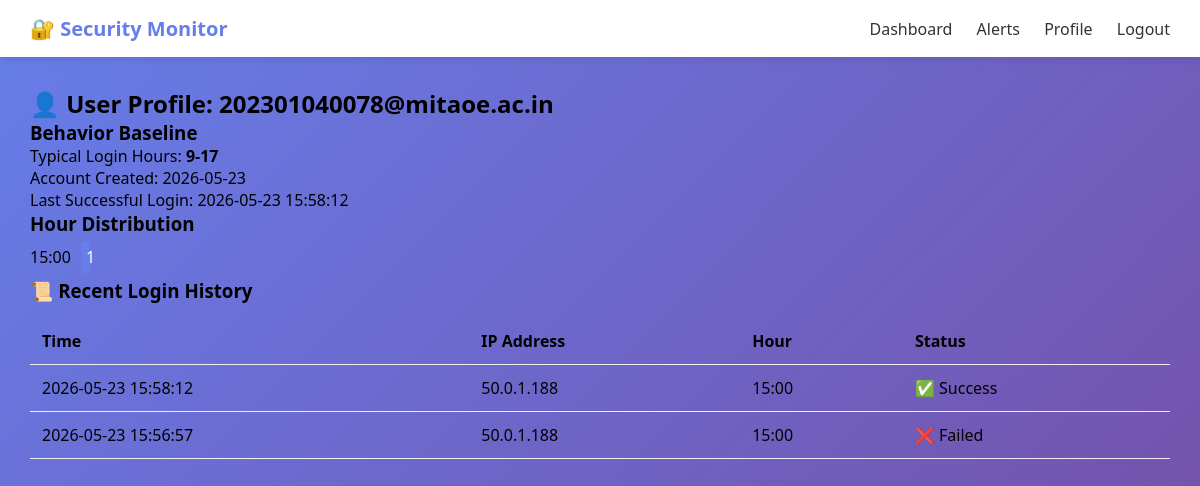
Screenshot of /profile (signed in) with the database file from the repository.
### database.py (models this page shows)
class User(db.Model):
    __tablename__ = 'users'
    id = db.Column(db.Integer, primary_key=True)
    username = db.Column(db.String(80), unique=True, nullable=False)
    password_hash = db.Column(db.String(200), nullable=False)
    email = db.Column(db.String(120))
    role = db.Column(db.String(50), default='user')
    failed_attempts = db.Column(db.Integer, default=0)
    is_locked = db.Column(db.Boolean, default=False)
    lockout_until = db.Column(db.DateTime, nullable=True)
    last_successful_login = db.Column(db.DateTime, nullable=True)
    baseline_hours = db.Column(db.String(100), default="9-17")  # e.g., "9-17" or "0-23"
    created_at = db.Column(db.DateTime, default=datetime.utcnow)

class LoginAttempt(db.Model):
    __tablename__ = 'login_attempts'
    id = db.Column(db.Integer, primary_key=True)
    username = db.Column(db.String(80), nullable=False)
    ip_address = db.Column(db.String(45), nullable=False)
    timestamp = db.Column(db.DateTime, default=datetime.utcnow)
    hour = db.Column(db.Integer, nullable=False)
    success = db.Column(db.Boolean, default=False)

### app.py (the view)
@app.route('/profile')
def profile():
    if 'username' not in session:
        return redirect(url_for('index'))
    user = User.query.get(session['user_id'])
    login_history = LoginAttempt.query.filter_by(username=user.username).order_by(LoginAttempt.timestamp.desc()).limit(20).all()
    successful_logins = LoginAttempt.query.filter_by(username=user.username, success=True).all()
    hour_distribution = {}
    for login in successful_logins:
        hour_distribution[login.hour] = hour_distribution.get(login.hour, 0) + 1
    return render_template('profile.html', user=user, login_history=login_history, hour_distribution=hour_distribution)

### templates/profile.html (shortened to what this page needs)
<!DOCTYPE html>
<html lang="en">
<head>
    <link rel="stylesheet" href="{{ url_for('static', filename='style.css') }}">
</head>
<body>
    <nav>
        <div class="nav-brand">🔐 Security Monitor</div>
        <div class="nav-links">
            <a href="/dashboard">Dashboard</a>
            <a href="/alerts">Alerts</a>
            <a href="/profile">Profile</a>
            <a href="/logout">Logout</a>
        </div>
    </nav>
    <div class="profile-page">
        <h2>👤 User Profile: {{ user.username }}</h2>
        <div class="profile-info">
            <div class="info-card">
                <h3>Behavior Baseline</h3>
                <p>Typical Login Hours: <strong>{{ user.baseline_hours }}</strong></p>
                <p>Account Created: {{ user.created_at.strftime('%Y-%m-%d') }}</p>
                <p>Last Successful Login: {{ user.last_successful_login.strftime('%Y-%m-%d %H:%M:%S') if user.last_successful_login else 'Never' }}</p>
            </div>
            <div class="info-card">
                <h3>Hour Distribution</h3>
                <div class="hour-chart">
                    {% for hour, count in hour_distribution.items() %}
                    <div class="hour-bar">
                        <span>{{ hour }}:00</span>
                        <div class="bar" style="width: {{ count * 10 }}px">{{ count }}</div>
                    </div>
                    {% endfor %}
                </div>
            </div>
        </div>
        <div class="login-history">
            <h3>📜 Recent Login History</h3>
            <table>
                <thead>
                    <tr><th>Time</th><th>IP Address</th><th>Hour</th><th>Status</th></tr>
                </thead>
                <tbody>
                    {% for login in login_history %}
                    <tr class="{% if login.success %}success{% else %}failed{% endif %}">
                        <td>{{ login.timestamp.strftime('%Y-%m-%d %H:%M:%S') }}</td>
                        <td>{{ login.ip_address }}</td>
                        <td>{{ login.hour }}:00</td>
                        <td>{% if login.success %}✅ Success{% else %}❌ Failed{% endif %}</td>
                    </tr>
                    {% endfor %}
                </tbody>
            </table>
        </div>
    </div>
</body>
</html>

### static/style.css (style rules this page uses)
* { margin: 0; padding: 0; box-sizing: border-box; }
body { font-family: 'Segoe UI', Tahoma, Geneva, Verdana, sans-serif; background: linear-gradient(135deg, #667eea 0%, #764ba2 100%); min-height: 100vh; }
nav { background: white; padding: 15px 30px; display: flex; justify-content: space-between; align-items: center; box-shadow: 0 2px 10px rgba(0,0,0,0.1); }
.nav-brand { font-size: 20px; font-weight: bold; color: #667eea; }
.nav-links a { margin-left: 20px; text-decoration: none; color: #333; }
table { width: 100%; border-collapse: collapse; margin-top: 15px; }
th, td { padding: 12px; text-align: left; border-bottom: 1px solid #eee; }
.alerts-page, .profile-page { padding: 30px; max-width: 1200px; margin: 0 auto; }
.hour-bar { display: flex; align-items: center; margin: 5px 0; }
.bar { background: #667eea; color: white; padding: 5px; margin-left: 10px; border-radius: 3px; }

### rows the page displays
User: username "202301040078@mitaoe.ac.in", baseline_hours "9-17", created_at "2026-05-23", last_successful_login "2026-05-23 15:58:12"
LoginAttempt: timestamp "2026-05-23 15:58:12", ip_address "50.0.1.188", hour "15", success "✅ Success"
LoginAttempt: timestamp "2026-05-23 15:56:57", ip_address "50.0.1.188", hour "15", success "❌ Failed"

### other values shown
{{ hour }} "15"
{{ count }} "1"
